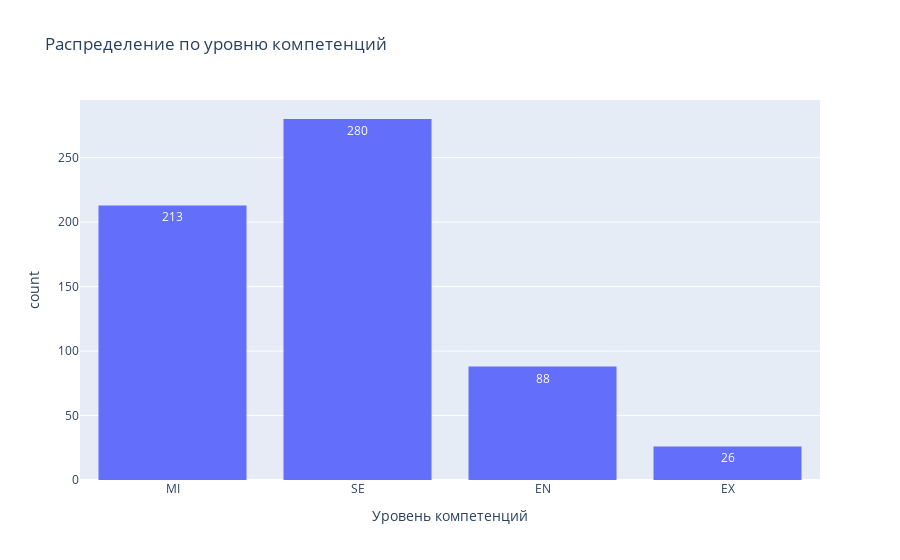

Notebook cell for this chart:
### Markdown cell above
На графике выше видно, что в 2020 и 2021 года медианная ЗП почти не отличается. Но в 2022 году наблюдается значительный рост. Возможно это связано с популяризацией машинного обучения и послековидном росте сферы услуг.
Визуальный анализ показывает, что признак work_year влияет на уровень ЗП.

### Code cell
fig = px.histogram(df,
                   x='experience_level',
                   title='Распределение по уровню компетенций',
                   labels={'experience_level': 'Уровень компетенций',
                           'count': 'Количество'},
                   text_auto=True
                   )

fig.update_xaxes(type='category')
fig.show()

### Figure 1 — Plotly figure (JSON) as saved in the notebook; plotly's stock layout.template omitted (floating-point values rounded to 4 significant figures; data arrays with more than 128 entries replaced by an {"elided": "..."} marker saying what was removed)
{"data": [{"bingroup": "x", "hovertemplate": "Уровень компетенций=%{x}<br>count=%{y}<extra></extra>", "legendgroup": "", "marker": {"color": "#636efa", "pattern": {"shape": ""}}, "name": "", "orientation": "v", "showlegend": false, "texttemplate": "%{value}", "type": "histogram", "x": {"elided": "607 str values"}, "xaxis": "x", "yaxis": "y"}], "layout": {"barmode": "relative", "legend": {"tracegroupgap": 0}, "title": {"text": "Распределение по уровню компетенций"}, "xaxis": {"anchor": "y", "domain": [0, 1], "title": {"text": "Уровень компетенций"}, "type": "category"}, "yaxis": {"anchor": "x", "domain": [0, 1], "title": {"text": "count"}}}}
